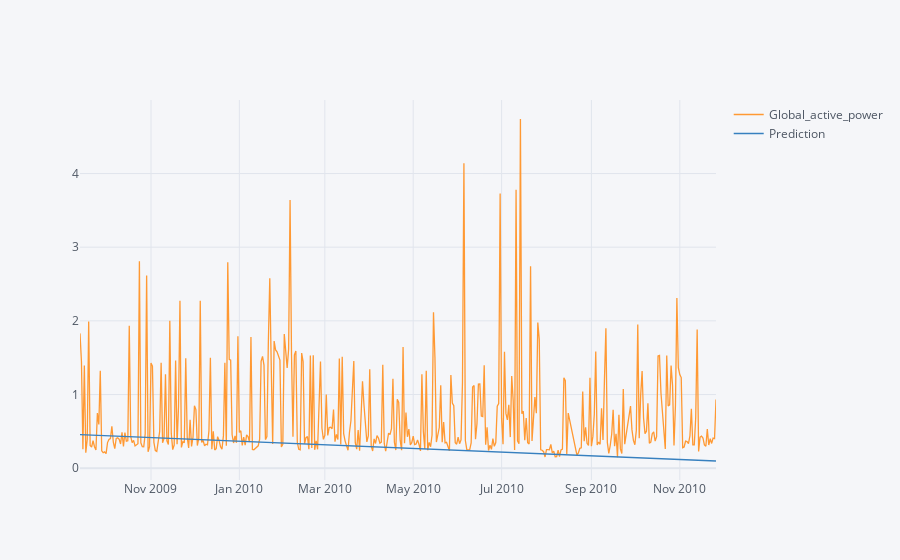

Source (notebook cell):
### Code cell
future_forecast = pd.DataFrame(future_forecast,index = valid.index,columns=['Prediction'])
pd.concat([valid,future_forecast],axis=1).iplot()

### Figure 1 — Plotly figure (JSON) as saved in the notebook; plotly's stock layout.template omitted (floating-point values rounded to 4 significant figures; data arrays with more than 128 entries replaced by an {"elided": "..."} marker saying what was removed)
{"data": [{"line": {"color": "rgba(255, 153, 51, 1.0)", "dash": "solid", "shape": "linear", "width": 1.3}, "mode": "lines", "name": "Global_active_power", "text": "", "type": "scatter", "x": {"elided": "429 str values"}, "y": {"elided": "429 float values"}}, {"line": {"color": "rgba(55, 128, 191, 1.0)", "dash": "solid", "shape": "linear", "width": 1.3}, "mode": "lines", "name": "Prediction", "text": "", "type": "scatter", "x": {"elided": "429 str values"}, "y": {"elided": "429 float values"}}], "layout": {"legend": {"bgcolor": "#F5F6F9", "font": {"color": "#4D5663"}}, "paper_bgcolor": "#F5F6F9", "plot_bgcolor": "#F5F6F9", "title": {"font": {"color": "#4D5663"}}, "xaxis": {"gridcolor": "#E1E5ED", "showgrid": true, "tickfont": {"color": "#4D5663"}, "title": {"font": {"color": "#4D5663"}, "text": ""}, "zerolinecolor": "#E1E5ED"}, "yaxis": {"gridcolor": "#E1E5ED", "showgrid": true, "tickfont": {"color": "#4D5663"}, "title": {"font": {"color": "#4D5663"}, "text": ""}, "zerolinecolor": "#E1E5ED"}}}
